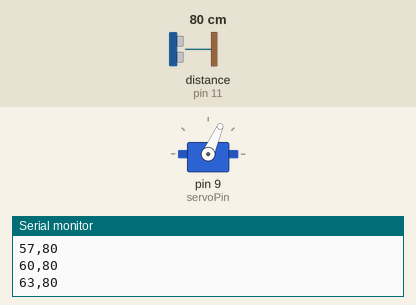
Recording of a sketch running on a simulated Arduino Uno, built with avr-gcc and run on an emulated ATmega328P. Shown: servo, the last lines printed to the serial monitor. Wiring (inferred from the names in the program): ultrasonic range finder: trigger pin 10; echo pin 11. Inputs (shaded band) come from the test bench; at power-on: distance to the obstacle (sensor on pin 11) 80 cm. The echo pulse lasts 58.3 µs per cm.

Above: at 1.69 s.
1.7 s: distance to the obstacle (sensor on pin 11) set to 2 cm
At 2.04 s:
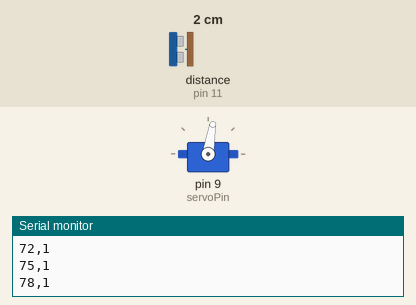
4.7 s: distance to the obstacle (sensor on pin 11) set to 120 cm
At 4.74 s:
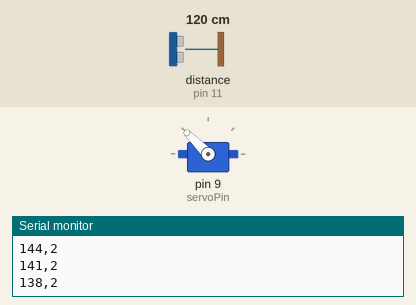
7.7 s: distance to the obstacle (sensor on pin 11) set to 250 cm
At 7.7 s:
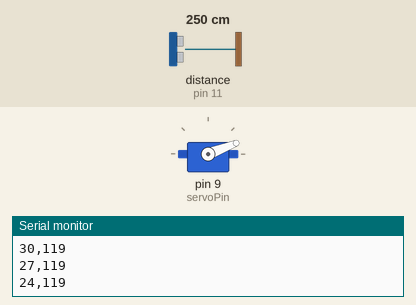
Timing chart, 0 to 16.7 s (numbered marks = the images above; inputs shaded):
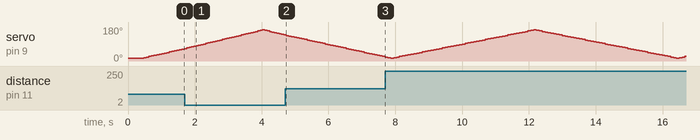

The sketch:

uno_radar_servo.ino
```cpp
#include <Servo.h>

Servo radarServo;

const int trigPin = 10;
const int echoPin = 11;
const int servoPin = 9;

int angle = 15;
int direction = 1;

int measureDistance() {
  digitalWrite(trigPin, LOW);
  delayMicroseconds(2);
  digitalWrite(trigPin, HIGH);
  delayMicroseconds(10);
  digitalWrite(trigPin, LOW);

  long duration = pulseIn(echoPin, HIGH, 25000);
  if (duration == 0) return 0;
  return (int)(duration * 0.0343 / 2);
}

void setup() {
  Serial.begin(9600);
  pinMode(trigPin, OUTPUT);
  pinMode(echoPin, INPUT);
  radarServo.attach(servoPin);
  radarServo.write(angle);
  delay(400);
}

void loop() {
  radarServo.write(angle);
  delay(35); // allow servo to reach position

  int distance = measureDistance();

  // Format angle,distance (0 means no echo)
  Serial.print(angle);
  Serial.print(",");
  Serial.println(distance);

  angle += direction * 3;
  if (angle >= 165) {
    angle = 165;
    direction = -1;
  }
  if (angle <= 15) {
    angle = 15;
    direction = 1;
  }

  delay(35);
}
```
